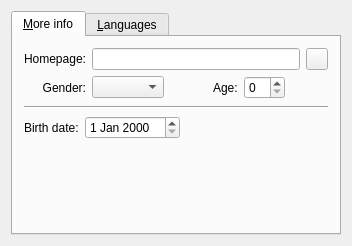
<?xml version="1.0" encoding="UTF-8"?>
<ui version="4.0">
 <class>MoreInfo</class>
 <widget class="QWidget" name="MoreInfo">
  <property name="geometry">
   <rect>
    <x>0</x>
    <y>0</y>
    <width>352</width>
    <height>246</height>
   </rect>
  </property>
  <property name="windowTitle">
   <string>Form3</string>
  </property>
  <layout class="QVBoxLayout">
   <property name="spacing">
    <number>6</number>
   </property>
   <property name="margin">
    <number>11</number>
   </property>
   <item>
    <widget class="QTabWidget" name="TabWidget2">
     <property name="currentIndex">
      <number>0</number>
     </property>
     <widget class="QWidget" name="tab1">
      <attribute name="title">
       <string>&amp;More info</string>
      </attribute>
      <layout class="QGridLayout">
       <property name="margin">
        <number>11</number>
       </property>
       <property name="spacing">
        <number>6</number>
       </property>
       <item row="2" column="0" colspan="2">
        <widget class="Line" name="Line4">
         <property name="minimumSize">
          <size>
           <width>0</width>
           <height>5</height>
          </size>
         </property>
         <property name="frameShape">
          <enum>QFrame::HLine</enum>
         </property>
         <property name="frameShadow">
          <enum>QFrame::Sunken</enum>
         </property>
        </widget>
       </item>
       <item row="1" column="1">
        <layout class="QHBoxLayout">
         <property name="spacing">
          <number>6</number>
         </property>
         <property name="margin">
          <number>0</number>
         </property>
         <item>
          <widget class="QComboBox" name="cmbGender"/>
         </item>
         <item>
          <spacer name="Spacer12">
           <property name="orientation">
            <enum>Qt::Horizontal</enum>
           </property>
           <property name="sizeType">
            <enum>QSizePolicy::Expanding</enum>
           </property>
           <property name="sizeHint" stdset="0">
            <size>
             <width>20</width>
             <height>20</height>
            </size>
           </property>
          </spacer>
         </item>
         <item>
          <widget class="QLabel" name="TextLabel20">
           <property name="text">
            <string>Age:</string>
           </property>
           <property name="wordWrap">
            <bool>false</bool>
           </property>
          </widget>
         </item>
         <item>
          <widget class="QSpinBox" name="spnAge"/>
         </item>
         <item>
          <spacer name="Spacer13">
           <property name="orientation">
            <enum>Qt::Horizontal</enum>
           </property>
           <property name="sizeType">
            <enum>QSizePolicy::Expanding</enum>
           </property>
           <property name="sizeHint" stdset="0">
            <size>
             <width>20</width>
             <height>20</height>
            </size>
           </property>
          </spacer>
         </item>
        </layout>
       </item>
       <item row="0" column="0">
        <widget class="QLabel" name="TextLabel17">
         <property name="text">
          <string>Homepage:</string>
         </property>
         <property name="alignment">
          <set>Qt::AlignRight|Qt::AlignTrailing|Qt::AlignVCenter</set>
         </property>
         <property name="wordWrap">
          <bool>false</bool>
         </property>
        </widget>
       </item>
       <item row="0" column="1">
        <layout class="QHBoxLayout">
         <property name="spacing">
          <number>6</number>
         </property>
         <property name="margin">
          <number>0</number>
         </property>
         <item>
          <widget class="QLineEdit" name="edtHomePage"/>
         </item>
         <item>
          <widget class="QPushButton" name="btnHomePage">
           <property name="sizePolicy">
            <sizepolicy hsizetype="Fixed" vsizetype="Fixed">
             <horstretch>0</horstretch>
             <verstretch>0</verstretch>
            </sizepolicy>
           </property>
           <property name="maximumSize">
            <size>
             <width>22</width>
             <height>22</height>
            </size>
           </property>
           <property name="text">
            <string/>
           </property>
          </widget>
         </item>
        </layout>
       </item>
       <item row="1" column="0">
        <widget class="QLabel" name="TextLabel18">
         <property name="text">
          <string>Gender:</string>
         </property>
         <property name="alignment">
          <set>Qt::AlignRight|Qt::AlignTrailing|Qt::AlignVCenter</set>
         </property>
         <property name="wordWrap">
          <bool>false</bool>
         </property>
        </widget>
       </item>
       <item row="4" column="1">
        <spacer name="Spacer9">
         <property name="orientation">
          <enum>Qt::Vertical</enum>
         </property>
         <property name="sizeType">
          <enum>QSizePolicy::Expanding</enum>
         </property>
         <property name="sizeHint" stdset="0">
          <size>
           <width>20</width>
           <height>20</height>
          </size>
         </property>
        </spacer>
       </item>
       <item row="3" column="0" colspan="2">
        <layout class="QHBoxLayout">
         <property name="spacing">
          <number>6</number>
         </property>
         <property name="margin">
          <number>0</number>
         </property>
         <item>
          <widget class="QLabel" name="TextLabel21">
           <property name="text">
            <string>Birth date:</string>
           </property>
           <property name="wordWrap">
            <bool>false</bool>
           </property>
          </widget>
         </item>
         <item>
          <widget class="QDateEdit" name="edtDate"/>
         </item>
         <item>
          <spacer name="Spacer10">
           <property name="orientation">
            <enum>Qt::Horizontal</enum>
           </property>
           <property name="sizeType">
            <enum>QSizePolicy::Expanding</enum>
           </property>
           <property name="sizeHint" stdset="0">
            <size>
             <width>20</width>
             <height>20</height>
            </size>
           </property>
          </spacer>
         </item>
        </layout>
       </item>
      </layout>
     </widget>
     <widget class="QWidget" name="tab2">
      <attribute name="title">
       <string>&amp;Languages</string>
      </attribute>
      <layout class="QVBoxLayout">
       <property name="spacing">
        <number>6</number>
       </property>
       <property name="margin">
        <number>11</number>
       </property>
       <item>
        <widget class="QLabel" name="TextLabel25">
         <property name="text">
          <string>Spoken languages:</string>
         </property>
         <property name="wordWrap">
          <bool>false</bool>
         </property>
        </widget>
       </item>
       <item>
        <widget class="QComboBox" name="cmbLang1"/>
       </item>
       <item>
        <widget class="QComboBox" name="cmbLang2"/>
       </item>
       <item>
        <widget class="QComboBox" name="cmbLang3"/>
       </item>
       <item>
        <spacer name="Spacer8">
         <property name="orientation">
          <enum>Qt::Vertical</enum>
         </property>
         <property name="sizeType">
          <enum>QSizePolicy::Expanding</enum>
         </property>
         <property name="sizeHint" stdset="0">
          <size>
           <width>20</width>
           <height>20</height>
          </size>
         </property>
        </spacer>
       </item>
      </layout>
     </widget>
    </widget>
   </item>
  </layout>
 </widget>
 <tabstops>
  <tabstop>edtHomePage</tabstop>
  <tabstop>btnHomePage</tabstop>
  <tabstop>cmbGender</tabstop>
  <tabstop>spnAge</tabstop>
  <tabstop>TabWidget2</tabstop>
  <tabstop>cmbLang1</tabstop>
  <tabstop>cmbLang2</tabstop>
  <tabstop>cmbLang3</tabstop>
 </tabstops>
 <resources/>
 <connections/>
</ui>
